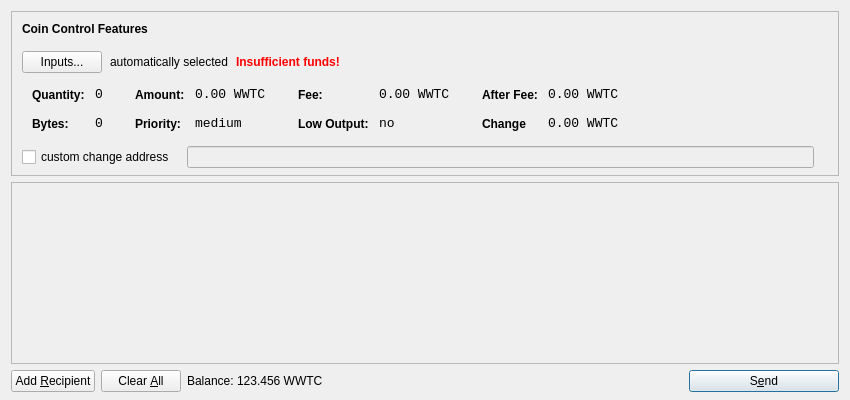
<?xml version="1.0" encoding="UTF-8"?>
<ui version="4.0">
 <class>SendCoinsDialog</class>
 <widget class="QDialog" name="SendCoinsDialog">
  <property name="geometry">
   <rect>
    <x>0</x>
    <y>0</y>
    <width>850</width>
    <height>400</height>
   </rect>
  </property>
  <property name="windowTitle">
   <string>Send Coins</string>
  </property>
  <layout class="QVBoxLayout" name="verticalLayout" stretch="0,1,0">
   <property name="bottomMargin">
    <number>8</number>
   </property>
   <item>
    <widget class="QFrame" name="frameCoinControl">
     <property name="sizePolicy">
      <sizepolicy hsizetype="Expanding" vsizetype="Expanding">
       <horstretch>0</horstretch>
       <verstretch>0</verstretch>
      </sizepolicy>
     </property>
     <property name="maximumSize">
      <size>
       <width>16777215</width>
       <height>16777215</height>
      </size>
     </property>
     <property name="frameShape">
      <enum>QFrame::StyledPanel</enum>
     </property>
     <property name="frameShadow">
      <enum>QFrame::Sunken</enum>
     </property>
     <layout class="QVBoxLayout" name="verticalLayoutCoinControl2">
      <property name="spacing">
       <number>-1</number>
      </property>
      <property name="leftMargin">
       <number>0</number>
      </property>
      <property name="topMargin">
       <number>0</number>
      </property>
      <property name="rightMargin">
       <number>0</number>
      </property>
      <property name="bottomMargin">
       <number>6</number>
      </property>
      <item>
       <layout class="QVBoxLayout" name="verticalLayoutCoinControl" stretch="0,0,0,0,1">
        <property name="spacing">
         <number>0</number>
        </property>
        <property name="leftMargin">
         <number>10</number>
        </property>
        <property name="topMargin">
         <number>10</number>
        </property>
        <item>
         <layout class="QHBoxLayout" name="horizontalLayoutCoinControl1">
          <property name="bottomMargin">
           <number>15</number>
          </property>
          <item>
           <widget class="QLabel" name="labelCoinControlFeatures">
            <property name="sizePolicy">
             <sizepolicy hsizetype="Preferred" vsizetype="Maximum">
              <horstretch>0</horstretch>
              <verstretch>0</verstretch>
             </sizepolicy>
            </property>
            <property name="font">
             <font>
              <weight>75</weight>
              <bold>true</bold>
             </font>
            </property>
            <property name="styleSheet">
             <string notr="true">font-weight:bold;</string>
            </property>
            <property name="text">
             <string>Coin Control Features</string>
            </property>
           </widget>
          </item>
         </layout>
        </item>
        <item>
         <layout class="QHBoxLayout" name="horizontalLayoutCoinControl2" stretch="0,0,0,0">
          <property name="spacing">
           <number>8</number>
          </property>
          <property name="bottomMargin">
           <number>10</number>
          </property>
          <item>
           <widget class="QPushButton" name="pushButtonCoinControl">
            <property name="styleSheet">
             <string notr="true"/>
            </property>
            <property name="text">
             <string>Inputs...</string>
            </property>
           </widget>
          </item>
          <item>
           <widget class="QLabel" name="labelCoinControlAutomaticallySelected">
            <property name="text">
             <string>automatically selected</string>
            </property>
            <property name="margin">
             <number>5</number>
            </property>
           </widget>
          </item>
          <item>
           <widget class="QLabel" name="labelCoinControlInsuffFunds">
            <property name="font">
             <font>
              <weight>75</weight>
              <bold>true</bold>
             </font>
            </property>
            <property name="styleSheet">
             <string notr="true">color:red;font-weight:bold;</string>
            </property>
            <property name="text">
             <string>Insufficient funds!</string>
            </property>
            <property name="margin">
             <number>5</number>
            </property>
           </widget>
          </item>
          <item>
           <spacer name="horizontalSpacerCoinControl">
            <property name="orientation">
             <enum>Qt::Horizontal</enum>
            </property>
            <property name="sizeHint" stdset="0">
             <size>
              <width>40</width>
              <height>1</height>
             </size>
            </property>
           </spacer>
          </item>
         </layout>
        </item>
        <item>
         <widget class="QWidget" name="widgetCoinControl" native="true">
          <property name="sizePolicy">
           <sizepolicy hsizetype="Preferred" vsizetype="Preferred">
            <horstretch>0</horstretch>
            <verstretch>0</verstretch>
           </sizepolicy>
          </property>
          <property name="minimumSize">
           <size>
            <width>0</width>
            <height>0</height>
           </size>
          </property>
          <property name="styleSheet">
           <string notr="true"/>
          </property>
          <layout class="QHBoxLayout" name="horizontalLayoutCoinControl5">
           <property name="margin">
            <number>0</number>
           </property>
           <item>
            <layout class="QHBoxLayout" name="horizontalLayoutCoinControl3" stretch="0,0,0,1">
             <property name="spacing">
              <number>20</number>
             </property>
             <property name="topMargin">
              <number>0</number>
             </property>
             <property name="bottomMargin">
              <number>10</number>
             </property>
             <item>
              <layout class="QFormLayout" name="formLayoutCoinControl1">
               <property name="horizontalSpacing">
                <number>10</number>
               </property>
               <property name="verticalSpacing">
                <number>14</number>
               </property>
               <property name="leftMargin">
                <number>10</number>
               </property>
               <property name="topMargin">
                <number>4</number>
               </property>
               <property name="rightMargin">
                <number>6</number>
               </property>
               <item row="0" column="0">
                <widget class="QLabel" name="labelCoinControlQuantityText">
                 <property name="styleSheet">
                  <string notr="true">font-weight:bold;</string>
                 </property>
                 <property name="text">
                  <string>Quantity:</string>
                 </property>
                 <property name="margin">
                  <number>0</number>
                 </property>
                </widget>
               </item>
               <item row="0" column="1">
                <widget class="QLabel" name="labelCoinControlQuantity">
                 <property name="font">
                  <font>
                   <family>Monospace</family>
                   <pointsize>10</pointsize>
                  </font>
                 </property>
                 <property name="cursor">
                  <cursorShape>IBeamCursor</cursorShape>
                 </property>
                 <property name="contextMenuPolicy">
                  <enum>Qt::ActionsContextMenu</enum>
                 </property>
                 <property name="text">
                  <string>0</string>
                 </property>
                 <property name="margin">
                  <number>0</number>
                 </property>
                 <property name="textInteractionFlags">
                  <set>Qt::LinksAccessibleByMouse|Qt::TextSelectableByKeyboard|Qt::TextSelectableByMouse</set>
                 </property>
                </widget>
               </item>
               <item row="1" column="0">
                <widget class="QLabel" name="labelCoinControlBytesText">
                 <property name="styleSheet">
                  <string notr="true">font-weight:bold;</string>
                 </property>
                 <property name="text">
                  <string>Bytes:</string>
                 </property>
                </widget>
               </item>
               <item row="1" column="1">
                <widget class="QLabel" name="labelCoinControlBytes">
                 <property name="font">
                  <font>
                   <family>Monospace</family>
                   <pointsize>10</pointsize>
                  </font>
                 </property>
                 <property name="cursor">
                  <cursorShape>IBeamCursor</cursorShape>
                 </property>
                 <property name="contextMenuPolicy">
                  <enum>Qt::ActionsContextMenu</enum>
                 </property>
                 <property name="text">
                  <string>0</string>
                 </property>
                 <property name="textInteractionFlags">
                  <set>Qt::LinksAccessibleByMouse|Qt::TextSelectableByKeyboard|Qt::TextSelectableByMouse</set>
                 </property>
                </widget>
               </item>
              </layout>
             </item>
             <item>
              <layout class="QFormLayout" name="formLayoutCoinControl2">
               <property name="horizontalSpacing">
                <number>10</number>
               </property>
               <property name="verticalSpacing">
                <number>14</number>
               </property>
               <property name="leftMargin">
                <number>6</number>
               </property>
               <property name="topMargin">
                <number>4</number>
               </property>
               <property name="rightMargin">
                <number>6</number>
               </property>
               <item row="0" column="0">
                <widget class="QLabel" name="labelCoinControlAmountText">
                 <property name="styleSheet">
                  <string notr="true">font-weight:bold;</string>
                 </property>
                 <property name="text">
                  <string>Amount:</string>
                 </property>
                 <property name="margin">
                  <number>0</number>
                 </property>
                </widget>
               </item>
               <item row="0" column="1">
                <widget class="QLabel" name="labelCoinControlAmount">
                 <property name="font">
                  <font>
                   <family>Monospace</family>
                   <pointsize>10</pointsize>
                  </font>
                 </property>
                 <property name="cursor">
                  <cursorShape>IBeamCursor</cursorShape>
                 </property>
                 <property name="contextMenuPolicy">
                  <enum>Qt::ActionsContextMenu</enum>
                 </property>
                 <property name="text">
                  <string>0.00 WWTC</string>
                 </property>
                 <property name="textInteractionFlags">
                  <set>Qt::LinksAccessibleByMouse|Qt::TextSelectableByKeyboard|Qt::TextSelectableByMouse</set>
                 </property>
                </widget>
               </item>
               <item row="1" column="0">
                <widget class="QLabel" name="labelCoinControlPriorityText">
                 <property name="styleSheet">
                  <string notr="true">font-weight:bold;</string>
                 </property>
                 <property name="text">
                  <string>Priority:</string>
                 </property>
                </widget>
               </item>
               <item row="1" column="1">
                <widget class="QLabel" name="labelCoinControlPriority">
                 <property name="font">
                  <font>
                   <family>Monospace</family>
                   <pointsize>10</pointsize>
                  </font>
                 </property>
                 <property name="cursor">
                  <cursorShape>IBeamCursor</cursorShape>
                 </property>
                 <property name="contextMenuPolicy">
                  <enum>Qt::ActionsContextMenu</enum>
                 </property>
                 <property name="text">
                  <string>medium</string>
                 </property>
                 <property name="textInteractionFlags">
                  <set>Qt::LinksAccessibleByMouse|Qt::TextSelectableByKeyboard|Qt::TextSelectableByMouse</set>
                 </property>
                </widget>
               </item>
              </layout>
             </item>
             <item>
              <layout class="QFormLayout" name="formLayoutCoinControl3">
               <property name="horizontalSpacing">
                <number>10</number>
               </property>
               <property name="verticalSpacing">
                <number>14</number>
               </property>
               <property name="leftMargin">
                <number>6</number>
               </property>
               <property name="topMargin">
                <number>4</number>
               </property>
               <property name="rightMargin">
                <number>6</number>
               </property>
               <item row="0" column="0">
                <widget class="QLabel" name="labelCoinControlFeeText">
                 <property name="styleSheet">
                  <string notr="true">font-weight:bold;</string>
                 </property>
                 <property name="text">
                  <string>Fee:</string>
                 </property>
                 <property name="margin">
                  <number>0</number>
                 </property>
                </widget>
               </item>
               <item row="0" column="1">
                <widget class="QLabel" name="labelCoinControlFee">
                 <property name="font">
                  <font>
                   <family>Monospace</family>
                   <pointsize>10</pointsize>
                  </font>
                 </property>
                 <property name="cursor">
                  <cursorShape>IBeamCursor</cursorShape>
                 </property>
                 <property name="contextMenuPolicy">
                  <enum>Qt::ActionsContextMenu</enum>
                 </property>
                 <property name="text">
                  <string>0.00 WWTC</string>
                 </property>
                 <property name="textInteractionFlags">
                  <set>Qt::LinksAccessibleByMouse|Qt::TextSelectableByKeyboard|Qt::TextSelectableByMouse</set>
                 </property>
                </widget>
               </item>
               <item row="1" column="0">
                <widget class="QLabel" name="labelCoinControlLowOutputText">
                 <property name="styleSheet">
                  <string notr="true">font-weight:bold;</string>
                 </property>
                 <property name="text">
                  <string>Low Output:</string>
                 </property>
                </widget>
               </item>
               <item row="1" column="1">
                <widget class="QLabel" name="labelCoinControlLowOutput">
                 <property name="font">
                  <font>
                   <family>Monospace</family>
                   <pointsize>10</pointsize>
                  </font>
                 </property>
                 <property name="cursor">
                  <cursorShape>IBeamCursor</cursorShape>
                 </property>
                 <property name="contextMenuPolicy">
                  <enum>Qt::ActionsContextMenu</enum>
                 </property>
                 <property name="text">
                  <string>no</string>
                 </property>
                 <property name="textInteractionFlags">
                  <set>Qt::LinksAccessibleByMouse|Qt::TextSelectableByKeyboard|Qt::TextSelectableByMouse</set>
                 </property>
                </widget>
               </item>
              </layout>
             </item>
             <item>
              <layout class="QFormLayout" name="formLayoutCoinControl4">
               <property name="horizontalSpacing">
                <number>10</number>
               </property>
               <property name="verticalSpacing">
                <number>14</number>
               </property>
               <property name="leftMargin">
                <number>6</number>
               </property>
               <property name="topMargin">
                <number>4</number>
               </property>
               <property name="rightMargin">
                <number>6</number>
               </property>
               <item row="0" column="0">
                <widget class="QLabel" name="labelCoinControlAfterFeeText">
                 <property name="styleSheet">
                  <string notr="true">font-weight:bold;</string>
                 </property>
                 <property name="text">
                  <string>After Fee:</string>
                 </property>
                 <property name="margin">
                  <number>0</number>
                 </property>
                </widget>
               </item>
               <item row="0" column="1">
                <widget class="QLabel" name="labelCoinControlAfterFee">
                 <property name="font">
                  <font>
                   <family>Monospace</family>
                   <pointsize>10</pointsize>
                  </font>
                 </property>
                 <property name="cursor">
                  <cursorShape>IBeamCursor</cursorShape>
                 </property>
                 <property name="contextMenuPolicy">
                  <enum>Qt::ActionsContextMenu</enum>
                 </property>
                 <property name="text">
                  <string>0.00 WWTC</string>
                 </property>
                 <property name="textInteractionFlags">
                  <set>Qt::LinksAccessibleByMouse|Qt::TextSelectableByKeyboard|Qt::TextSelectableByMouse</set>
                 </property>
                </widget>
               </item>
               <item row="1" column="0">
                <widget class="QLabel" name="labelCoinControlChangeText">
                 <property name="styleSheet">
                  <string notr="true">font-weight:bold;</string>
                 </property>
                 <property name="text">
                  <string>Change</string>
                 </property>
                </widget>
               </item>
               <item row="1" column="1">
                <widget class="QLabel" name="labelCoinControlChange">
                 <property name="font">
                  <font>
                   <family>Monospace</family>
                   <pointsize>10</pointsize>
                  </font>
                 </property>
                 <property name="cursor">
                  <cursorShape>IBeamCursor</cursorShape>
                 </property>
                 <property name="contextMenuPolicy">
                  <enum>Qt::ActionsContextMenu</enum>
                 </property>
                 <property name="text">
                  <string>0.00 WWTC</string>
                 </property>
                 <property name="textInteractionFlags">
                  <set>Qt::LinksAccessibleByMouse|Qt::TextSelectableByKeyboard|Qt::TextSelectableByMouse</set>
                 </property>
                </widget>
               </item>
              </layout>
             </item>
            </layout>
           </item>
          </layout>
         </widget>
        </item>
        <item>
         <layout class="QHBoxLayout" name="horizontalLayoutCoinControl4" stretch="0,0,0">
          <property name="spacing">
           <number>12</number>
          </property>
          <property name="sizeConstraint">
           <enum>QLayout::SetDefaultConstraint</enum>
          </property>
          <property name="topMargin">
           <number>5</number>
          </property>
          <property name="rightMargin">
           <number>5</number>
          </property>
          <item>
           <widget class="QCheckBox" name="checkBoxCoinControlChange">
            <property name="text">
             <string>custom change address</string>
            </property>
           </widget>
          </item>
          <item>
           <widget class="QLineEdit" name="lineEditCoinControlChange">
            <property name="enabled">
             <bool>false</bool>
            </property>
            <property name="sizePolicy">
             <sizepolicy hsizetype="Expanding" vsizetype="Fixed">
              <horstretch>0</horstretch>
              <verstretch>0</verstretch>
             </sizepolicy>
            </property>
           </widget>
          </item>
          <item>
           <widget class="QLabel" name="labelCoinControlChangeLabel">
            <property name="sizePolicy">
             <sizepolicy hsizetype="Preferred" vsizetype="Expanding">
              <horstretch>0</horstretch>
              <verstretch>0</verstretch>
             </sizepolicy>
            </property>
            <property name="minimumSize">
             <size>
              <width>0</width>
              <height>0</height>
             </size>
            </property>
            <property name="text">
             <string/>
            </property>
            <property name="margin">
             <number>3</number>
            </property>
           </widget>
          </item>
         </layout>
        </item>
        <item>
         <spacer name="verticalSpacerCoinControl">
          <property name="orientation">
           <enum>Qt::Vertical</enum>
          </property>
          <property name="sizeHint" stdset="0">
           <size>
            <width>800</width>
            <height>1</height>
           </size>
          </property>
         </spacer>
        </item>
       </layout>
      </item>
     </layout>
    </widget>
   </item>
   <item>
    <widget class="QScrollArea" name="scrollArea">
     <property name="widgetResizable">
      <bool>true</bool>
     </property>
     <widget class="QWidget" name="scrollAreaWidgetContents">
      <property name="geometry">
       <rect>
        <x>0</x>
        <y>0</y>
        <width>830</width>
        <height>165</height>
       </rect>
      </property>
      <layout class="QVBoxLayout" name="verticalLayout_2">
       <property name="margin">
        <number>0</number>
       </property>
       <item>
        <layout class="QVBoxLayout" name="entries">
         <property name="spacing">
          <number>6</number>
         </property>
        </layout>
       </item>
       <item>
        <spacer name="verticalSpacer">
         <property name="orientation">
          <enum>Qt::Vertical</enum>
         </property>
         <property name="sizeHint" stdset="0">
          <size>
           <width>20</width>
           <height>40</height>
          </size>
         </property>
        </spacer>
       </item>
      </layout>
     </widget>
    </widget>
   </item>
   <item>
    <layout class="QHBoxLayout" name="horizontalLayout">
     <item>
      <widget class="QPushButton" name="addButton">
       <property name="toolTip">
        <string>Send to multiple recipients at once</string>
       </property>
       <property name="text">
        <string>Add &amp;Recipient</string>
       </property>
       <property name="icon">
        <iconset resource="../bitcoin.qrc">
         <normaloff>:/icons/add</normaloff>:/icons/add</iconset>
       </property>
       <property name="autoDefault">
        <bool>false</bool>
       </property>
      </widget>
     </item>
     <item>
      <widget class="QPushButton" name="clearButton">
       <property name="sizePolicy">
        <sizepolicy hsizetype="Minimum" vsizetype="Fixed">
         <horstretch>0</horstretch>
         <verstretch>0</verstretch>
        </sizepolicy>
       </property>
       <property name="toolTip">
        <string>Remove all transaction fields</string>
       </property>
       <property name="text">
        <string>Clear &amp;All</string>
       </property>
       <property name="icon">
        <iconset resource="../bitcoin.qrc">
         <normaloff>:/icons/remove</normaloff>:/icons/remove</iconset>
       </property>
       <property name="autoRepeatDelay">
        <number>300</number>
       </property>
       <property name="autoDefault">
        <bool>false</bool>
       </property>
      </widget>
     </item>
     <item>
      <layout class="QHBoxLayout" name="horizontalLayout_2">
       <property name="spacing">
        <number>3</number>
       </property>
       <item>
        <widget class="QLabel" name="label">
         <property name="sizePolicy">
          <sizepolicy hsizetype="Preferred" vsizetype="Fixed">
           <horstretch>0</horstretch>
           <verstretch>0</verstretch>
          </sizepolicy>
         </property>
         <property name="text">
          <string>Balance:</string>
         </property>
        </widget>
       </item>
       <item>
        <widget class="QLabel" name="labelBalance">
         <property name="sizePolicy">
          <sizepolicy hsizetype="Preferred" vsizetype="Fixed">
           <horstretch>0</horstretch>
           <verstretch>0</verstretch>
          </sizepolicy>
         </property>
         <property name="cursor">
          <cursorShape>IBeamCursor</cursorShape>
         </property>
         <property name="text">
          <string>123.456 WWTC</string>
         </property>
         <property name="textInteractionFlags">
          <set>Qt::LinksAccessibleByMouse|Qt::TextSelectableByKeyboard|Qt::TextSelectableByMouse</set>
         </property>
        </widget>
       </item>
      </layout>
     </item>
     <item>
      <spacer name="horizontalSpacer">
       <property name="orientation">
        <enum>Qt::Horizontal</enum>
       </property>
       <property name="sizeHint" stdset="0">
        <size>
         <width>40</width>
         <height>20</height>
        </size>
       </property>
      </spacer>
     </item>
     <item>
      <widget class="QPushButton" name="sendButton">
       <property name="minimumSize">
        <size>
         <width>150</width>
         <height>0</height>
        </size>
       </property>
       <property name="toolTip">
        <string>Confirm the send action</string>
       </property>
       <property name="text">
        <string>S&amp;end</string>
       </property>
       <property name="icon">
        <iconset resource="../bitcoin.qrc">
         <normaloff>:/icons/send</normaloff>:/icons/send</iconset>
       </property>
       <property name="default">
        <bool>true</bool>
       </property>
      </widget>
     </item>
    </layout>
   </item>
  </layout>
 </widget>
 <resources>
  <include location="../bitcoin.qrc"/>
 </resources>
 <connections/>
</ui>
